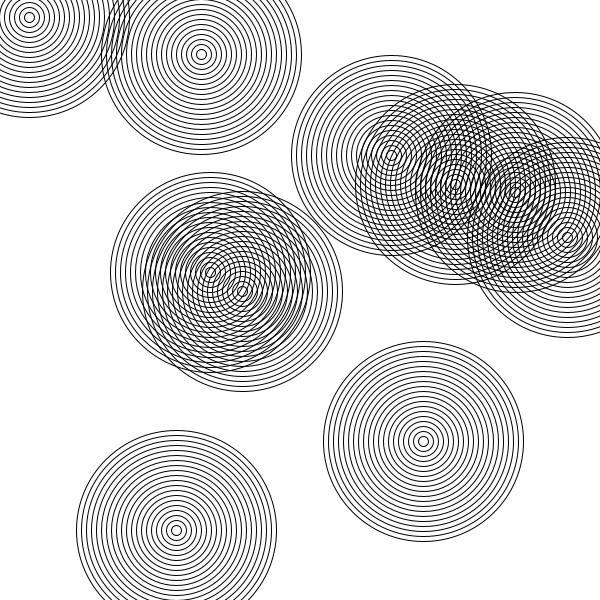
Frame 1 (no input)
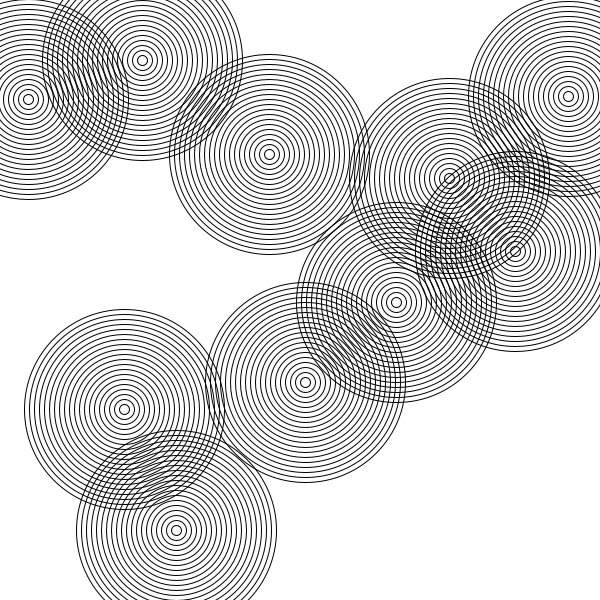
Frame 60 (the mouse pressed at the canvas centre just before this capture)
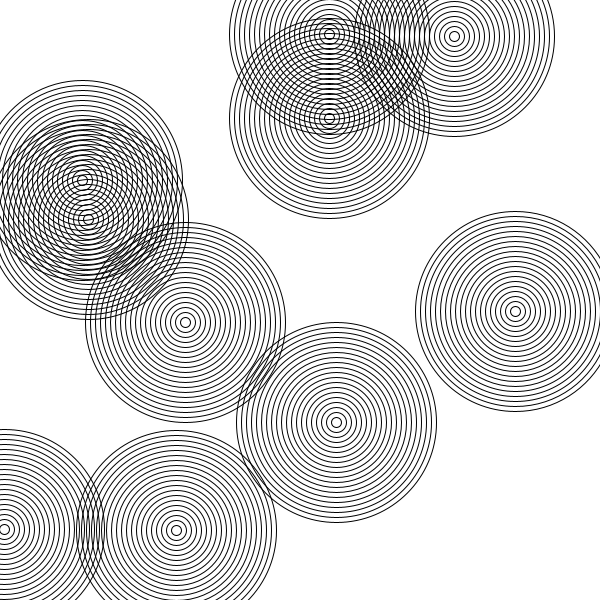
Frame 120 (the mouse held since frame 60 and released just before this capture)

The Processing sketch that drew these frames (run headless with seeded random() and noise(); from frame 60 on, the mouse is pressed at the canvas centre):

// Processing sketch: processing_180574
// ── processing_180574.pde


/**
  * Moire - Example of Moiré patterns using colinear circumferences.
  *
  */

int qtCircles = 10;
ArrayList<Circle> clist;

class Circle {
  int cx, cy;       // center coordinates
  int greatRadius;  // radius of the largest circumference
  int deltaRadius;  // distance between two consecutive circumferences
  int qtCircles;
  int vx, vy;       // norm of speed vectors
  
  Circle(int cx, int cy, int vx, int vy, int greatRadius, int deltaRadius) {
    this.cx = cx;
    this.cy = cy;
    this.greatRadius = greatRadius;
    this.deltaRadius = deltaRadius;
    this.qtCircles = greatRadius / deltaRadius;
    this.vx = vx;
    this.vy = vy;
  }
  
  void draw() {
    noFill();
    for (int n = 1; n <= qtCircles ; n++) {
      float radius = n * deltaRadius;
      ellipse(cx, cy, radius, radius);
    }
  }
  
  void updateCoordinates() {
    if (cx < 0 || cx > width) {
      vx = -vx;
    } 
    
    if (cy < 0 || cy > height) {
      vy = -vy;
    }
    
    cx += vx;
    cy += vy;
  }
}

void setup() {
  size(600, 600);
  frameRate(30);
  
  int counter = 0;
  clist = new ArrayList<Circle>();
  while (counter < qtCircles) {
    int cx = ceil(random(width));
    int cy = ceil(random(width));
    
    int vx = ceil(random(-3, 3));
    int vy = ceil(random(-3, 3));

    Circle c = new Circle(cx, cy, vx, vy, 200, 10);
    clist.add(c);
    
    counter++;
  }
}

void draw() {
  //clear();
  background(255);
  
  for (Circle c : clist) {
    c.updateCoordinates();
    c.draw();
  }
}
